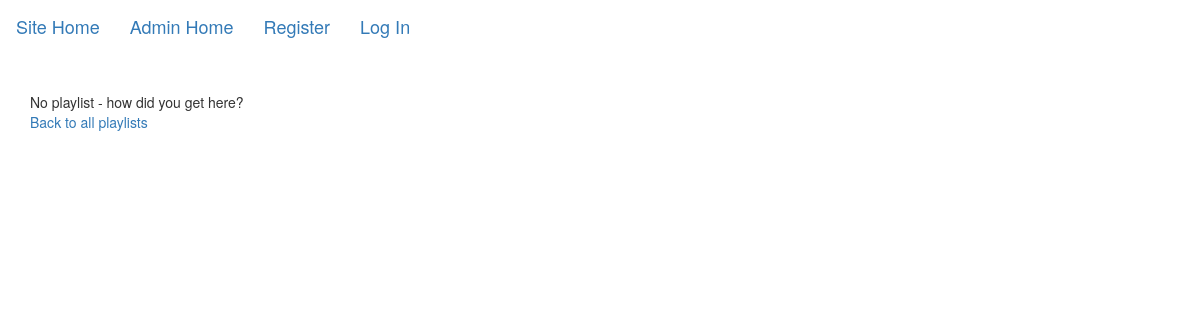
Before: /admin/playlist/edit/4 with the older database file.
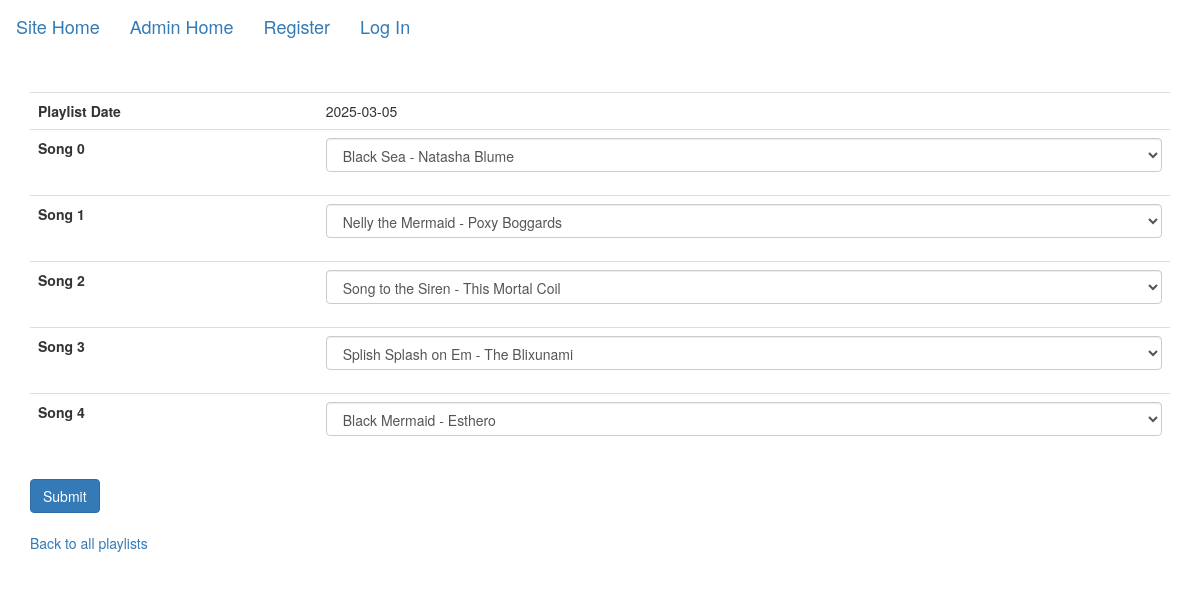
After: the same page with the newer database file.
### tables this page shows
CREATE TABLE playlist (
    id INTEGER PRIMARY KEY AUTOINCREMENT,
    play_date DATE NOT NULL UNIQUE,
    created_at DATE NOT NULL DEFAULT CURRENT_DATE
);

CREATE TABLE song (
    id INTEGER PRIMARY KEY AUTOINCREMENT,
    artist TEXT,
    title TEXT NOT NULL,
    filepath TEXT NOT NULL,
    duration TEXT,
    album_name TEXT,
    album_art TEXT,
    playlist_id INTEGER,
    created_at DATE NOT NULL DEFAULT CURRENT_DATE,
    FOREIGN KEY(playlist_id) REFERENCES playlist(id)
);

### fivesongs/admin.py (the view)
@bp.route('/admin/playlist/edit/<int:id>', methods=('GET', 'POST'))
def playlistedit(id):
    db = get_db()
    if request.method == 'POST':
        form_data = request.form
        song_ids = [int(form_data[x]) for x in form_data]
        update_query = f"UPDATE song SET playlist_id = {id} WHERE id IN {tuple(song_ids)} RETURNING NULL"
        print(update_query)
        playlist_update = db.execute(update_query).fetchone()
        db.commit()
        return redirect('/admin/playlists', 302)
    else:
        playlist_query = f"SELECT id, play_date, created_at FROM playlist WHERE id = {id}"
        db_playlist = db.execute(playlist_query).fetchone()
        song_query = f"SELECT id, artist, title, filepath, album_art FROM song WHERE playlist_id = {id} ORDER BY id ASC"
        db_songs = db.execute(song_query).fetchall()
        all_songs = db.execute("SELECT id, artist, title, filepath, album_art FROM song ORDER BY id ASC").fetchall()
        return render_template('admin/playlistedit.html', songs=db_songs, playlist=db_playlist, all_songs=all_songs)

### fivesongs/auth.py (called while the page is built)
@bp.before_app_request
def load_logged_in_user():
    user_id = session.get('user_id')
    if user_id is None:
        g.user = None
    else:
        g.user = get_db().execute(
            'SELECT * FROM user WHERE id = ?', (user_id,)
        ).fetchone()

### fivesongs/db.py (called while the page is built)
def get_db():
    if 'db' not in g:
        g.db = sqlite3.connect(
            current_app.config['DATABASE'],
            detect_types=sqlite3.PARSE_DECLTYPES
        )
        g.db.row_factory = sqlite3.Row
    return g.db

### fivesongs/templates/admin/playlistedit.html (shortened to what this page needs)
{% extends 'adminbase.html' %}
{% block content %}
  {% if playlist %}
    <form action="/admin/playlist/edit/{{ playlist.id }}" method="post" enctype="multipart/form-data">
    <table class="table">
      <tbody>
        <tr>
          <th scope="row">Playlist Date</th>
          <td>{{ playlist.play_date }} </td>
        </tr>
    {% if songs %}
      {% for song in songs %}
          <th scope="row" id="{{ song.index }}">Song {{ songs.index(song) }}</th>
          <td>
            <div class="form-group">
              <select class="form-control" name="song-id-{{ songs.index(song) }}">
                <option value="{{ song.id }}" selected>{{ song.title }} - {{ song.artist }}</option>
              </select>
            </div>
          </td>
      {% endfor %}
    {% else %}
      <br />
    {% endif %}
      </tbody>
    </table>
    <button type="submit" class="btn btn-primary">Submit</button>
    </form>
    <br />
  {% else %}
    No playlist - how did you get here?
  {% endif %}
  <p><a href="/admin/playlists">Back to all playlists</a></p>
{% endblock %}

Changed rows visible on the page:
added playlist: play_date "2025-03-05"
now on this page (row edited): song: index "0", title "Black Sea - Natasha Blume"
now on this page (row edited): song: index "1", title "Nelly the Mermaid - Poxy Boggards"
now on this page (row edited): song: index "2", title "Song to the Siren - This Mortal Coil"
now on this page (row edited): song: index "3", title "Splish Splash on Em - The Blixunami"
now on this page (row edited): song: index "4", title "Black Mermaid - Esthero"
Other visible differences:
text no longer shown: "No playlist - how did you get here?"
text now shown: "Playlist Date Submit"
